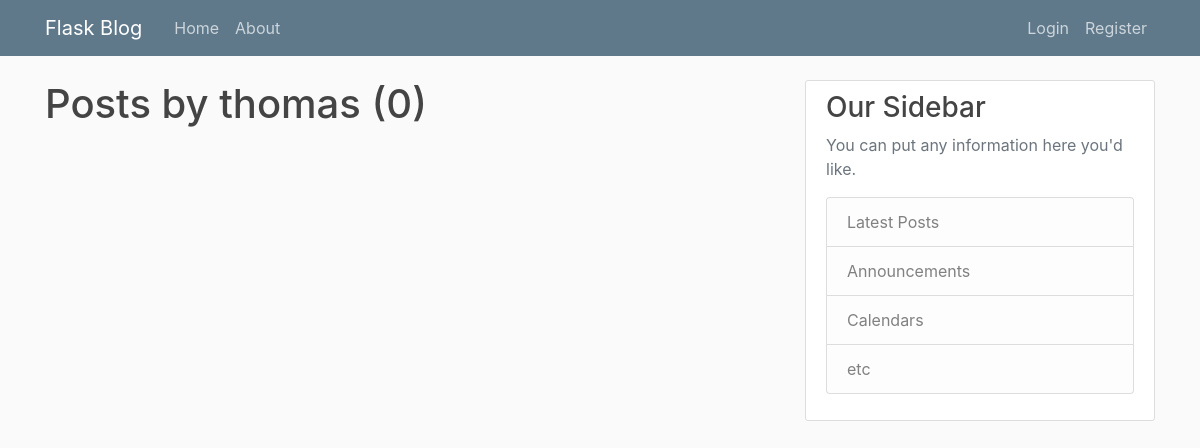
Page /user/thomas on the earlier database version.
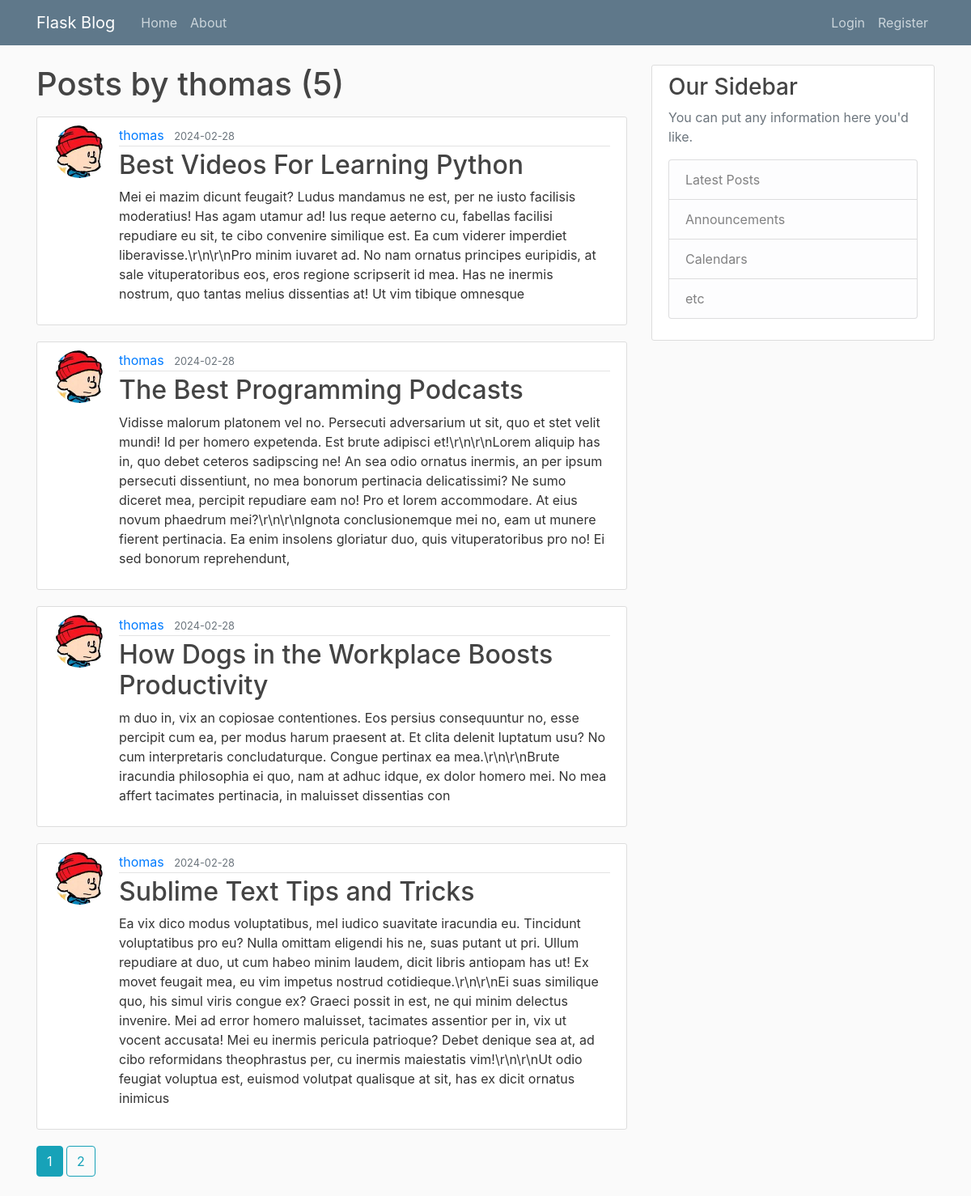
Same page on the later database version.
### flaskblog/models.py (models this page shows, shortened)
class Post(db.Model):
	id = db.Column(db.Integer, primary_key = True)
	user_id = db.Column(db.Integer, db.ForeignKey('user.id'), nullable = False)
	title = db.Column(db.String(100), nullable = False)
	date_posted = db.Column(db.DateTime, nullable = False, default = datetime.utcnow)
	content = db.Column(db.Text, nullable = False)

class User(db.Model, UserMixin):
	id = db.Column(db.Integer, primary_key = True)
	username = db.Column(db.String(20), unique = True, nullable = False)
	email = db.Column(db.String(120), unique = True, nullable = False)
	img_file = db.Column(db.String(20), nullable = False, default = 'default.jpg')
	password = db.Column(db.String(60), nullable = False)
	posts = db.relationship('Post', backref = 'author', lazy = True)

### flaskblog/users/routes.py (the view)
@users.route("/user/<string:username>")
def user_posts(username):
	page = request.args.get('page', 1, type = int)
	user = User.query.filter_by(username = username).first_or_404()
	posts = Post.query\
				.filter_by(author = user)\
				.order_by(Post.date_posted.desc())\
				.paginate(page = page, per_page=4)
	return render_template('user_posts.html', posts = posts, user = user)

### flaskblog/templates/user_posts.html
{% extends "layout.html" %}
{% block content %}
	<h1 class="mb-3">Posts by {{ user.username }} ({{posts.total}})</h1>
	{% for post in posts.items %}
		<article class="media content-section">
			<img class="rounded-circle article-img" src="{{ url_for('static', filename='profile_pics/' + post.author.img_file) }}">
			<div class="media-body">
				<div class="article-metadata">
					<a class="mr-2" href="{{ url_for('users.user_posts', username=post.author.username )}}">{{ post.author.username }}</a>
					<small class="text-muted">{{ post.date_posted.strftime('%Y-%m-%d') }}</small>
				</div>
				<h2><a class="article-title" href="{{ url_for('posts.post', post_id=post.id) }}">{{ post.title }}</a></h2>
				<p class="article-content">{{ post.content }}</p>
			</div>
		</article>
	{% endfor %}
	{% for page_num in posts.iter_pages(left_edge = 1, right_edge = 1, left_current = 1, right_current=2) %}
		{% if page_num %}
			{% if posts.page == page_num %}
				<a class="btn btn-info mb-4" href="{{ url_for('users.user_posts', username = user.username, page = page_num)}}">{{ page_num }}</a>
			{% else %}
				<a class="btn btn-outline-info mb-4" href="{{ url_for('users.user_posts', username = user.username, page = page_num)}}">{{ page_num }}</a>
			{% endif %}
		{% else %}
			...
		{% endif %}
	{% endfor %}
{% endblock content %}

Differences in the rows shown:
added Post: img_file (picture), author.username "thomas", date_posted "2024-02-28", title "Best Videos For Learning Python", content "Mei ei mazim dicunt feugait? Ludus mandamus ne est, per ne iusto facilisis moderatius! Has agam utamur ad! Ius reque aeterno cu, fabellas facilisi repudiare eu sit, te cibo convenire similique est. Ea cum viderer imperdiet liberavisse.\\r\\n\\r\\nPro minim iuvaret ad. No nam ornatus principes euripidis, at sale vituperatoribus eos, eros regione scripserit id mea. Has ne inermis nostrum, quo tantas melius dissentias at! Ut vim tibique omnesque"
added Post: img_file (picture), author.username "thomas", date_posted "2024-02-28", title "The Best Programming Podcasts", content "Vidisse malorum platonem vel no. Persecuti adversarium ut sit, quo et stet velit mundi! Id per homero expetenda. Est brute adipisci et!\\r\\n\\r\\nLorem aliquip has in, quo debet ceteros sadipscing ne! An sea odio ornatus inermis, an per ipsum persecuti dissentiunt, no mea bonorum pertinacia delicatissimi? Ne sumo diceret mea, percipit repudiare eam no! Pro et lorem accommodare. At eius novum phaedrum mei?\\r\\n\\r\\nIgnota conclusionemque mei no, eam ut munere fierent pertinacia. Ea enim insolens gloriatur duo, quis vituperatoribus pro no! Ei sed bonorum reprehendunt,"
added Post: img_file (picture), author.username "thomas", date_posted "2024-02-28", title "How Dogs in the Workplace Boosts Productivity", content "m duo in, vix an copiosae contentiones. Eos persius consequuntur no, esse percipit cum ea, per modus harum praesent at. Et clita delenit luptatum usu? No cum interpretaris concludaturque. Congue pertinax ea mea.\\r\\n\\r\\nBrute iracundia philosophia ei quo, nam at adhuc idque, ex dolor homero mei. No mea affert tacimates pertinacia, in maluisset dissentias con"
added Post: img_file (picture), author.username "thomas", date_posted "2024-02-28", title "Sublime Text Tips and Tricks", content "Ea vix dico modus voluptatibus, mel iudico suavitate iracundia eu. Tincidunt voluptatibus pro eu? Nulla omittam eligendi his ne, suas putant ut pri. Ullum repudiare at duo, ut cum habeo minim laudem, dicit libris antiopam has ut! Ex movet feugait mea, eu vim impetus nostrud cotidieque.\\r\\n\\r\\nEi suas similique quo, his simul viris congue ex? Graeci possit in est, ne qui minim delectus invenire. Mei ad error homero maluisset, tacimates assentior per in, vix ut vocent accusata! Mei eu inermis pericula patrioque? Debet denique sea at, ad cibo reformidans theophrastus per, cu inermis maiestatis vim!\\r\\n\\r\\nUt odio feugiat voluptua est, euismod volutpat qualisque at sit, has ex dicit ornatus…"
Other differences:
{{ posts.total }}: "0" → "5"
new list line: "1"
new list line: "2"
